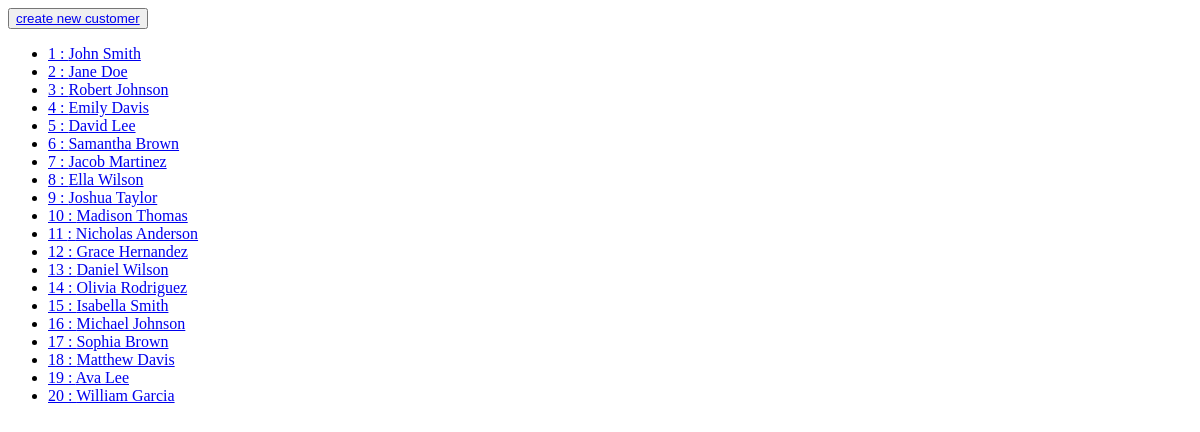
The page /customer_list on the database as committed earlier.
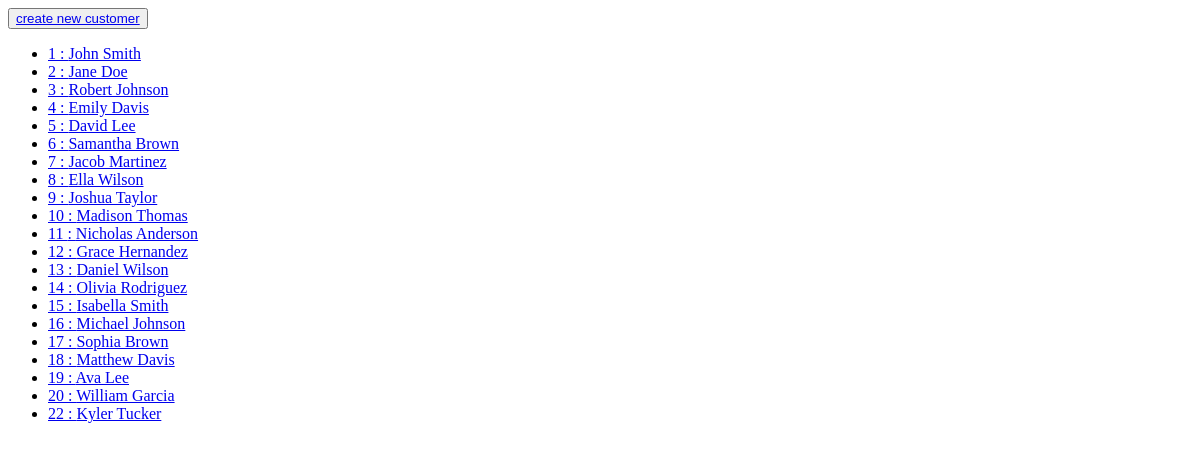
The same page on the database as committed later.
### chi_api/models.py (models this page shows)
class Customer(models.Model):
    customer_id = models.AutoField(primary_key=True, blank=False, null=False)
    name = models.CharField(max_length=50, blank=True, null=True)
    license_number = models.CharField(max_length=10, blank=True, null=True)
    license_state = models.CharField(max_length=20, blank=True, null=True)
    insurance_provider = models.CharField(max_length=20, blank=True, null=True)
    policy_number = models.IntegerField(blank=True, null=True)
    class Meta:
        db_table = "customer"

### chi_api/views.py (the view)
# urls.py: path("customer_list", views.customer_list, name='customer_list'),
def customer_list(request):
    cursor = connections['default'].cursor()
    cursor.execute("SELECT * FROM customer")
    customers = cursor.fetchall()
    template = loader.get_template('chi_api/customer_list.html')
    context = {
        "customer_list": customers
    }
    return HttpResponse(template.render(context, request))

### chi_api/templates/chi_api/customer_list.html
{% if customer_list %}
    <button><a href="{% url 'customer_form' %}">create new customer</a></button>
    <ul>
    {% for customer in customer_list %}
        <li><a href="{%url 'customer' id=customer.0%}">{{ customer.0 }} : {{ customer.1 }}</a></li>
    {% endfor %}
    </ul>
{% else %}
    <p>No customers available.</p>
{% endif %}

Rows that differ between the two databases and show on the page:
added Customer: customer_id "22", name "Kyler Tucker"
